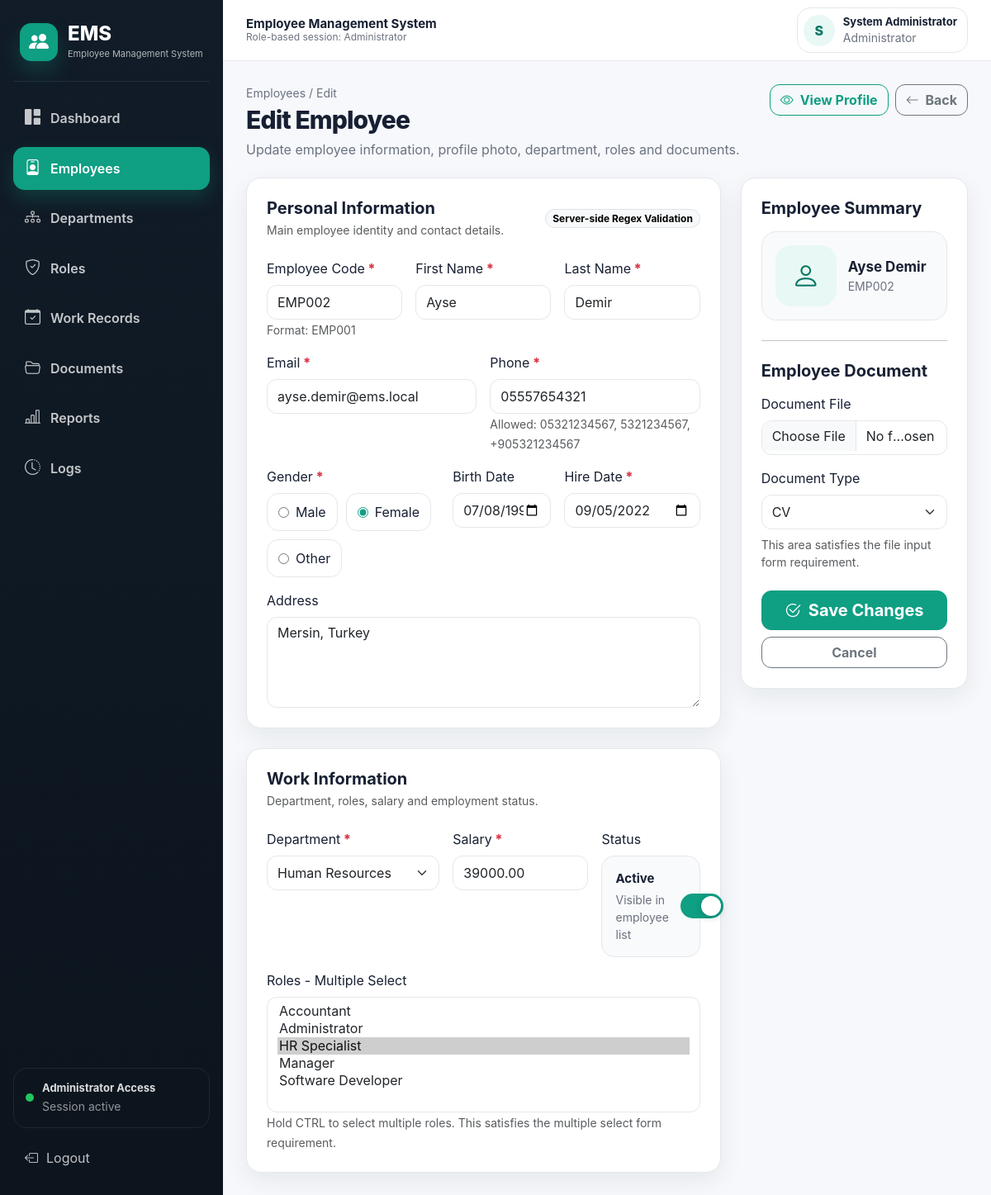
Page /employees/edit.php?id=2 (signed in) on the committed database.
### tables this page shows
CREATE TABLE employees (
    id INT AUTO_INCREMENT PRIMARY KEY,
    employee_code VARCHAR(20) NOT NULL UNIQUE,
    first_name VARCHAR(80) NOT NULL,
    last_name VARCHAR(80) NOT NULL,
    email VARCHAR(150) NOT NULL UNIQUE,
    phone VARCHAR(20) NOT NULL,
    gender ENUM('Male','Female','Other') NOT NULL,
    birth_date DATE,
    hire_date DATE NOT NULL,
    salary DECIMAL(10,2) NOT NULL DEFAULT 0,
    address TEXT,
    department_id INT NOT NULL,
    is_active TINYINT(1) NOT NULL DEFAULT 1,
    created_at TIMESTAMP DEFAULT CURRENT_TIMESTAMP,
    updated_at TIMESTAMP DEFAULT CURRENT_TIMESTAMP ON UPDATE CURRENT_TIMESTAMP,
    CONSTRAINT fk_employee_department FOREIGN KEY (department_id) REFERENCES departments(id)
        ON UPDATE CASCADE ON DELETE RESTRICT
);

CREATE TABLE departments (
    id INT AUTO_INCREMENT PRIMARY KEY,
    name VARCHAR(100) NOT NULL UNIQUE,
    description TEXT,
    created_at TIMESTAMP DEFAULT CURRENT_TIMESTAMP
);

### includes/functions.php (called while the page is built, shortened)
<?php
function e($value) {
    return htmlspecialchars((string)$value, ENT_QUOTES, 'UTF-8');
}
?>

### employees/_form.php (the view, shortened to what this page needs)
<?php
$departments = $conn->query('SELECT id, name FROM departments ORDER BY name');
$roles = $conn->query('SELECT id, name FROM roles ORDER BY name');
$selectedRoles = $selectedRoles ?? [];
$isEdit = isset($employee) && !empty($employee['id']);
?>
<div class="row g-4">
    <div class="col-xl-8">
        <div class="card-modern p-4 mb-4">
            <div class="d-flex align-items-center justify-content-between flex-wrap gap-2 mb-4">
                <div>
                    <h5 class="fw-bold mb-1">Personal Information</h5>
                    <div class="text-muted small">Main employee identity and contact details.</div>
                </div>
                <span class="badge rounded-pill text-bg-light border">Server-side Regex Validation</span>
            </div>
            <div class="row g-3">
                <div class="col-md-4">
                    <label class="form-label required">Employee Code</label>
                    <input name="employee_code" class="form-control" required
                           value="<?php echo e($employee['employee_code'] ?? ''); ?>"
                           placeholder="EMP001">
                    <small class="text-muted">Format: EMP001</small>
                </div>
                <div class="col-md-4">
                    <label class="form-label required">First Name</label>
                    <input name="first_name" class="form-control" required
                           value="<?php echo e($employee['first_name'] ?? ''); ?>">
                </div>
                <div class="col-md-4">
                    <label class="form-label required">Last Name</label>
                    <input name="last_name" class="form-control" required
                           value="<?php echo e($employee['last_name'] ?? ''); ?>">
                </div>
                <div class="col-md-6">
                    <label class="form-label required">Email</label>
                    <input type="email" name="email" class="form-control" required
                           value="<?php echo e($employee['email'] ?? ''); ?>"
                           placeholder="employee@company.com">
                </div>
                <div class="col-md-6">
                    <label class="form-label required">Phone</label>
                    <input name="phone" class="form-control" required
                           pattern="^(05[0-9]{9}|5[0-9]{9}|\+905[0-9]{9})$"
                           value="<?php echo e($employee['phone'] ?? ''); ?>"
                           placeholder="05321234567">
                    <small class="text-muted">Allowed: 05321234567, 5321234567, +905321234567</small>
                </div>
                <div class="col-md-5">
                    <label class="form-label required">Gender</label>
                    <div class="gender-box">
                        <?php foreach (['Male', 'Female', 'Other'] as $g): ?>
                            <label class="choice-card">
                                <input type="radio" name="gender" value="<?php echo e($g); ?>"
                                    <?php echo (($employee['gender'] ?? 'Male') === $g) ? 'checked' : ''; ?>>
                                <span><?php echo e($g); ?></span>
                            </label>
                        <?php endforeach; ?>
                    </div>
                </div>
                <div class="col-md-3">
                    <label class="form-label">Birth Date</label>
                    <input type="date" name="birth_date" class="form-control"
                           value="<?php echo e($employee['birth_date'] ?? ''); ?>">
                </div>
                <div class="col-md-4">
                    <label class="form-label required">Hire Date</label>
                    <input type="date" name="hire_date" class="form-control" required
                           value="<?php echo e($employee['hire_date'] ?? date('Y-m-d')); ?>">
                </div>
                <div class="col-12">
                    <label class="form-label">Address</label>
                    <textarea name="address" class="form-control" rows="4"
                              placeholder="Employee address..."><?php echo e($employee['address'] ?? ''); ?></textarea>
                </div>
            </div>
        </div>
        <div class="card-modern p-4">
            <div class="mb-4">
                <h5 class="fw-bold mb-1">Work Information</h5>
                <div class="text-muted small">Department, roles, salary and employment status.</div>
            </div>
            <div class="row g-3">
                <div class="col-md-5">
                    <label class="form-label required">Department</label>
                    <select name="department_id" class="form-select" required>
                        <?php while ($d = $departments->fetch_assoc()): ?>
                            <option value="<?php echo e($d['id']); ?>"
                                <?php echo (($employee['department_id'] ?? '') == $d['id']) ? 'selected' : ''; ?>>
                                <?php echo e($d['name']); ?>
                            </option>
                        <?php endwhile; ?>
                    </select>
                </div>
                <div class="col-md-4">
                    <label class="form-label required">Salary</label>
                    <input type="number" step="0.01" name="salary" class="form-control" required
                           value="<?php echo e($employee['salary'] ?? '0'); ?>">
                </div>
                <div class="col-md-3">
    <label class="form-label">Status</label>
    <div class="active-status-card">
        <div class="status-text">
            <strong>Active</strong>
            <small>Visible in employee list</small>
        </div>
        <label class="modern-switch">
            <span></span>
        </label>
    </div>
</div>
                <div class="col-12">
                    <label class="form-label">Roles - Multiple Select</label>
                    <select name="role_ids[]" class="form-select" multiple size="6">
                        <?php while ($r = $roles->fetch_assoc()): ?>
                            <option value="<?php echo e($r['id']); ?>"
                                <?php echo in_array($r['id'], $selectedRoles) ? 'selected' : ''; ?>>
                                <?php echo e($r['name']); ?>
                            </option>
                        <?php endwhile; ?>
                    </select>
                    <small class="text-muted">Hold CTRL to select multiple roles. This satisfies the multiple select form requirement.</small>
                </div>
            </div>
        </div>
    </div>
    <div class="col-xl-4">
        <div class="card-modern p-4 mb-4 sticky-side-card">
            <h5 class="fw-bold mb-3">Employee Summary</h5>
<div class="profile-preview">
    <div class="profile-preview-placeholder">
        <i class="bi bi-person"></i>
    </div>
    <div>
        <strong>
            <?php echo e(($employee['first_name'] ?? 'New') . ' ' . ($employee['last_name'] ?? 'Employee')); ?>
        </strong>
        <small><?php echo e($employee['employee_code'] ?? 'Employee profile'); ?></small>
    </div>
</div>
<hr class="my-4">
            <h5 class="fw-bold mb-3">Employee Document</h5>
            <label class="form-label">Document File</label>
            <input type="file" name="document" class="form-control">
            <label class="form-label mt-3">Document Type</label>
            <select name="document_type" class="form-select">
                <option>CV</option>
            </select>
            <small class="text-muted d-block mt-2">This area satisfies the file input form requirement.</small>
            <div class="d-grid gap-2 mt-4">
                <button class="btn btn-primary btn-lg" type="submit">
                    <i class="bi bi-check2-circle me-1"></i>
                    <?php echo $isEdit ? 'Save Changes' : 'Create Employee'; ?>
                </button>
                <a href="index.php" class="btn btn-outline-secondary">
                    Cancel
                </a>
            </div>
        </div>
    </div>
</div>

### assets/css/style.css (style rules this page uses)
:root { --primary: #0f9f83; --primary-dark: #087764; --primary-soft: #e8f8f4; --sidebar-bg: #101923; --sidebar-border: rgba(255, 255, 255, 0.08); --body-bg: #f6f8fb; --card-bg: #ffffff; --text-main: #172033; --text-muted: #6b7280; --border: #e5e7eb; --danger: #dc3545; --warning: #f59e0b; --success: #16a34a; --radius-lg: 18px; --radius-md: 12px; --shadow-soft: 0 10px 30px rgba(15, 23, 42, 0.07); }
* { box-sizing: border-box; }
html { scroll-behavior: smooth; }
body { margin: 0; background: var(--body-bg); color: var(--text-main); font-family: Inter, system-ui, -apple-system, BlinkMacSystemFont, "Segoe UI", sans-serif; }
a { text-decoration: none; }
.card-modern { background: var(--card-bg); border: 1px solid var(--border); border-radius: var(--radius-lg); box-shadow: var(--shadow-soft); }
.form-control, .form-select { border-radius: 12px; border-color: var(--border); min-height: 42px; }
.required::after { content: " *"; color: var(--danger); font-weight: 800; }
.btn { border-radius: 12px; font-weight: 700; }
.btn-primary { background: var(--primary); border-color: var(--primary); }
.gender-box { display: flex; gap: 10px; flex-wrap: wrap; }
.choice-card { border: 1px solid var(--border); border-radius: 14px; padding: 10px 13px; display: flex; align-items: center; gap: 8px; background: #fff; cursor: pointer; transition: 0.2s ease; }
.choice-card input { accent-color: var(--primary); }
.active-status-card { border: 1px solid var(--border); border-radius: 16px; background: #f9fafb; padding: 16px; display: flex; align-items: center; justify-content: space-between; gap: 14px; }
.active-status-card .status-text strong { display: block; font-size: 15px; color: var(--text-main); }
.active-status-card .status-text small { display: block; color: var(--text-muted); margin-top: 3px; }
.modern-switch { position: relative; width: 52px; height: 30px; flex: 0 0 auto; }
.modern-switch span { position: absolute; cursor: pointer; inset: 0; background: #cbd5e1; border-radius: 999px; transition: 0.2s ease; }
.modern-switch span::before { content: ""; position: absolute; width: 24px; height: 24px; left: 3px; top: 3px; background: #fff; border-radius: 50%; transition: 0.2s ease; box-shadow: 0 2px 8px rgba(15, 23, 42, 0.2); }
.modern-switch input:checked + span { background: var(--primary); }
.modern-switch input:checked + span::before { transform: translateX(22px); }
.sticky-side-card { position: sticky; top: 96px; }
.profile-preview { display: flex; align-items: center; gap: 14px; padding: 16px; border: 1px solid var(--border); border-radius: 18px; background: #f9fafb; }
.profile-preview-placeholder { width: 74px; height: 74px; border-radius: 20px; background: var(--primary-soft); color: var(--primary-dark); display: flex; align-items: center; justify-content: center; font-size: 34px; flex: 0 0 auto; }
.profile-preview strong { display: block; font-size: 17px; }
.profile-preview small { display: block; color: var(--text-muted); }

### rows in the picture
employees: employee_code "EMP002", first_name "Ayse", last_name "Demir", email "ayse.demir@ems.local", phone "05557654321", gender "☐ Male", gender "☑ Female", gender "Female", gender "☐ Other", birth_date "07/08/1997", hire_date "09/05/2022", address "Mersin, Turkey", department_id "Human Resources", salary "39000.00", first_name+last_name "Ayse Demir"

### other values in the picture
$userType "Administrator"
substr($fullName, 0, 1) "S"
$fullName "System Administrator"
$g "Male"
$g "Other"
form field value "Accountant / Administrator / HR Specialist ☑ / Manager / Software Developer"
